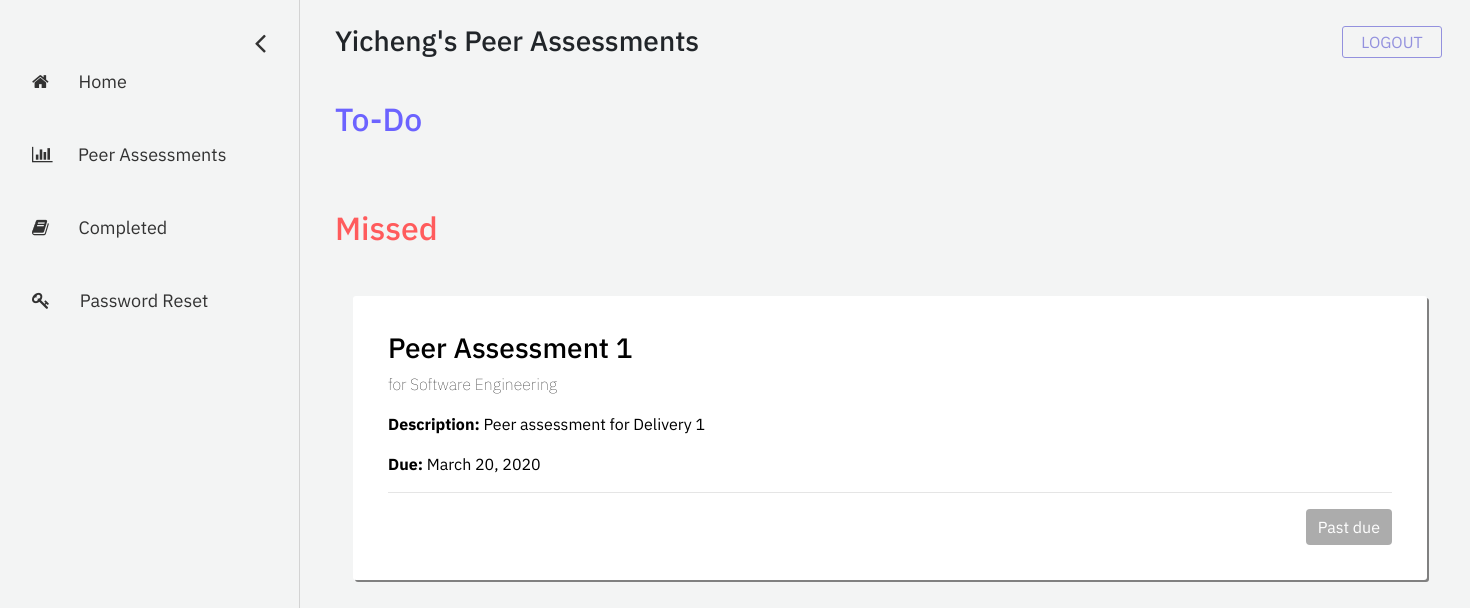
/student/peer-assessments (signed in), run on an earlier commit of the app's database.
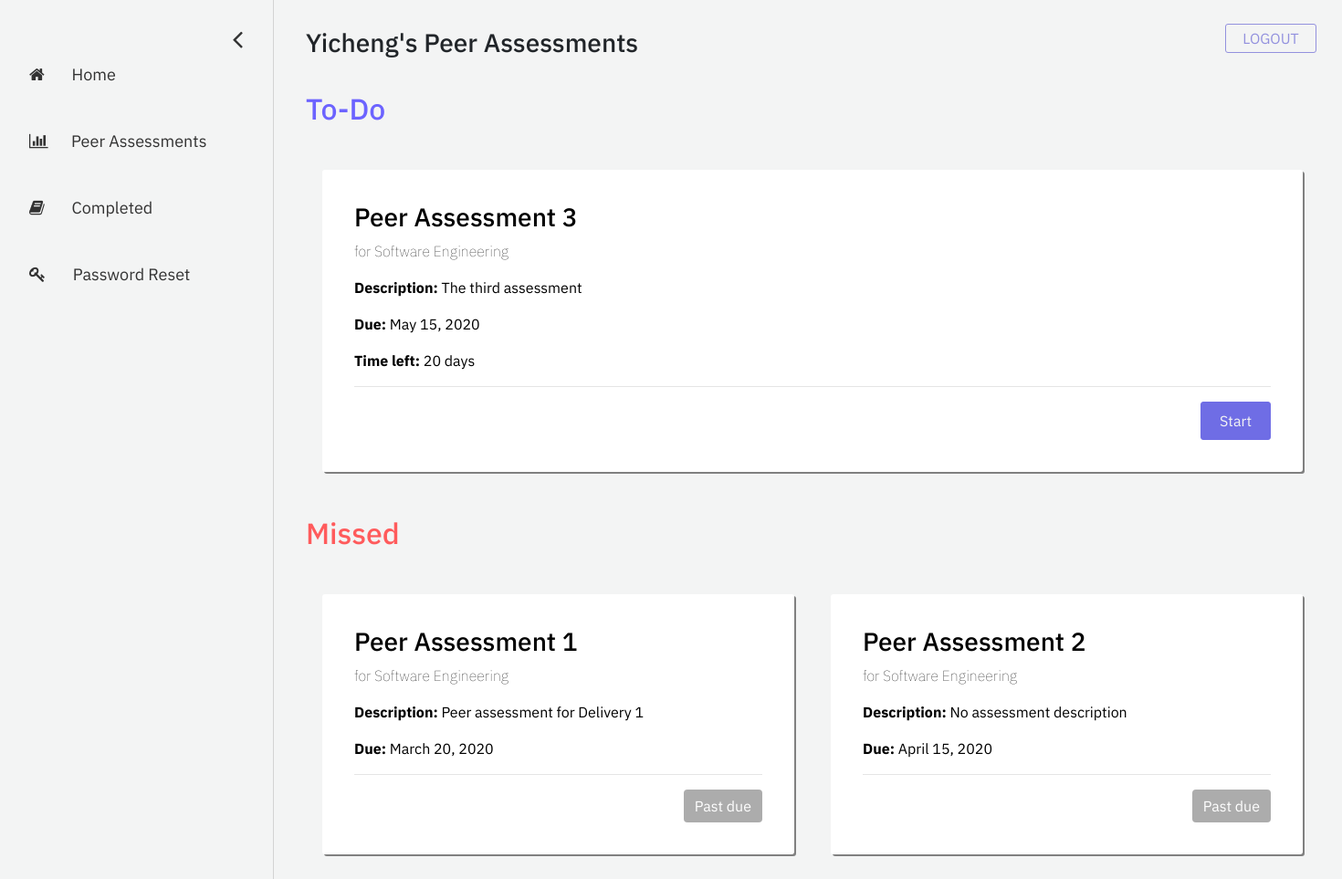
And on a later commit of the database.
### account/models.py (models this page shows, shortened)
class User(AbstractBaseUser, PermissionsMixin):
    email = models.EmailField(
        verbose_name=_('email address'), max_length=255, unique=True
    )
    first_name = models.CharField(_('first name'), max_length=30, blank=True)
    last_name = models.CharField(_('last name'), max_length=150, blank=True)
    eagle_id = models.CharField(max_length = 8, unique=True)
    is_student = models.BooleanField(
        _('student status'),
        default=False,
        help_text=_(
            'Shows whether this user is a student. '
        ),
    )
    is_instructor = models.BooleanField(
        _('instructor status'),
        default=False,
        help_text=_(
            'Shows whether this user is a instructor. '
        ),
    )
    is_active = models.BooleanField(
        _('active'),
        default=True,
        help_text=_(
            'Designates whether this user should be treated as active. '
            'Unselect this instead of deleting accounts.'
        ),
    )
    is_staff = models.BooleanField(
        _('admin status'),
        default=False,
        help_text=_(
            'Designates whether the user can log into this admin site.'
        ),
    )
    date_joined = models.DateTimeField(
        _('date joined'), default=timezone.now
    )
    objects = UserManager()
    USERNAME_FIELD = 'email'
    REQUIRED_FIELDS = ['first_name', 'last_name', 'eagle_id', 'is_student', 'is_instructor']

### assessment/models.py (models this page shows, shortened)
class Assessment(models.Model):
    name = models.CharField("assessment name", max_length=255)
    description = models.TextField("description", max_length=512, blank=True)
    date_created = models.DateTimeField("date created", auto_now_add=True)
    start_date = models.DateField("start date")
    end_date = models.DateField("end date")
    course = models.ForeignKey(Course, on_delete=models.CASCADE) # the course that this peer review belongs to
    questions = models.ManyToManyField(Question) # a set of Questions under this assessment
    answers = models.ManyToManyField(Answer) # a set of Answers under this assessment
    def time_left(self):
        time = str(self.end_date - datetime.datetime.now().date())
        return time[:time.find(',')]
    def is_missed(self):
        time = str(self.end_date - datetime.datetime.now().date())
        if time[0] == '-':
            return True
        return False

### registration/models.py (models this page shows, shortened)
class Course(models.Model):
    course_name = models.CharField("course name", max_length=60)
    course_code = models.IntegerField("course code")
    section_number = models.SmallIntegerField("section number")
    year = models.SmallIntegerField("year of realization")
    semester_choices = (
        ('S', 'Spring'),
        ('F', 'Fall'),
    )
    semester = models.CharField("semester of realization", max_length = 1, choices = semester_choices)
    professors = models.ManyToManyField(User)
    students = models.ManyToManyField(User, related_name="students")

### eval_student/views.py (the view)
# urls.py: path('peer-assessments', views.peer_assessments, name='peer-assessments'),
def peer_assessments(request):
    assessment_list = Assessment.objects.all()
    filtered_list = []
    for i in assessment_list:
       if  request.user in i.course.students.all():
           filtered_list.append(i)
    context = {
        'assessment_list': filtered_list,
    }
    return render(request, 'eval_student/peer-assessments.html', context=context)

### eval_student/templates/eval_student/peer-assessments.html (shortened to what this page needs)
{% extends 'eval_student/base-sidebar.html'%}
{% load static %}
{% block content%}
<div id="main">
	<div class="container title-box">
		<h3>{{ user.first_name }}'s Peer Assessments</h3>
	</div>
	<div class="container">
		<h2 style="color: #6C63FF; margin-bottom: 0;">To-Do</h2>
		{% if assessment_list|length > 0 %}
			<div class="row">
				{% for assessment in assessment_list %}
					{% if not assessment.is_missed %}
						<div class="col grid-box">
							<h3> {{ assessment.name }} </h3>
							<p style="font-weight: 20;"> for {{ assessment.course.course_name }}</p>
							{% if assessment.description != '' %}
								<p><b>Description:</b> {{ assessment.description }}</p>
							{% else %}
								<p><b>Description:</b> No assessment description</p>
							{% endif %}
							<p> <b>Due:</b> {{ assessment.end_date }}</p>
							<p> <b>Time left:</b> {{ assessment.time_left }}</p>
							<hr>
							<form>
								<button formaction="{% url 'answer-assessment' assessment_id=assessment.id %}" class="btn btn-primary buttons purple float-right">Start</button>
							</form>
						</div>
					{% endif %}
				{% endfor %}
			</div>
		{% else %}
			<p>No peer assessment available.</p>
		{% endif %}
	</div>
	<div class="container">
		<h2 style="color: rgb(255, 91, 92); margin-bottom: 0;">Missed</h2>
			{% if assessment_list|length > 0 %}
				<div class="row">
					{% for assessment in assessment_list %}
						{% if assessment.is_missed %}
							<div class="col grid-box">
								<h3> {{ assessment.name }} </h3>
								<p style="font-weight: 20;"> for {{ assessment.course.course_name }}</p>
								{% if assessment.description != '' %}
									<p><b>Description:</b> {{ assessment.description }}</p>
								{% else %}
									<p><b>Description:</b> No assessment description</p>
								{% endif %}
								<p> <b>Due:</b> {{ assessment.end_date }}</p>
								<hr>
								<button type="submit" style="background-color: gray; border: gray;" class="btn btn-primary float-right" disabled>Past due</button>
							</div>
						{% endif %}
					{% endfor %}
				</div>
			{% else %}
				<p>No peer assessment available.</p>
			{% endif %}
	</div>
</div>
{% endblock %}

### eval_student/templates/eval_student/base-sidebar.html (shortened to what this page needs)
<!doctype html>
<html lang="en">
  <head>
	{% load static %}
    <link rel="stylesheet" href="https://stackpath.bootstrapcdn.com/bootstrap/4.4.1/css/bootstrap.min.css">
	<link rel="stylesheet" href="https://cdnjs.cloudflare.com/ajax/libs/font-awesome/4.7.0/css/font-awesome.min.css">
	<link rel="stylesheet" href="{% static 'eval_student/css/base-sidebar.css' %}">
	<link rel="stylesheet" href="{% static 'eval_student/css/peer-assessments.css' %}">
	<link rel="stylesheet" href="{% static 'eval_student/css/completed-assessments.css' %}">
  </head>
<body>
	<div id="mySidenav" class="sidenav">
		<a href="javascript:void(0)" class="closebtn" onclick="closeNav()"><i class = "fa fa-angle-left"></i></a>
		<a href="{% url 'student-dashboard' %}">
			<i class = "fa fa-home"></i> &nbsp;&nbsp;&nbsp;&nbsp;&nbsp;&nbsp;Home
		</a>
		<a href="{% url 'peer-assessments' %}">
            <i class = "fa fa-bar-chart"></i> &nbsp;&nbsp;&nbsp;&nbsp;&nbsp;Peer Assessments
        </a>
		<a href="{% url 'completed-assessments' %}">
			<i class = "fa fa-book"></i> &nbsp;&nbsp;&nbsp;&nbsp;&nbsp;&nbsp;Completed
		</a>
		<a href="{% url 'password-reset' %}">
			<i class = "fa fa-key"></i> &nbsp;&nbsp;&nbsp;&nbsp;&nbsp;&nbsp;Password Reset
		</a>
	</div>
	<span class="menu" style="font-size:20px;cursor:pointer" onclick="openNav()">&nbsp;&nbsp;Menu</span>
	<div class="logout_btn_container">
		<a href = "{% url 'log_out' %}" class="logout-btn">LOGOUT</a>
	</div>
    {% block content%}
    {% endblock %}
</body>
</html>

### eval_student/static/eval_student/css/base-sidebar.css (style rules this page uses)
body { font-family: 'IBM Plex Sans', sans-serif; background-color: #f3f4f4; }
.sidenav { height: 100%; width: 0px; position: fixed; z-index: 1; top: 0; left: 0; background-color: #f3f4f4; overflow-x: hidden; padding-top: 60px; transition: 0.5s; border-right: 1px solid lightgray; }
.sidenav a { padding: 8px 8px 8px 32px; text-decoration: none; font-size: 18px; color: #323232; display: block; transition: 0.3s; margin-bottom: 30px; }
.sidenav .closebtn { position: absolute; top: 0; right: 25px; font-size: 32px; margin-left: 50px; margin-bottom: 100px; margin-top: 10px; }
#main { transition: margin-left .5s; padding: 20px; }
.menu { top: 0px; left: 15px; font-size: 5px; position: relative; line-height: 80px; padding: 8px; -moz-border-radius: 100px; border-radius: 100px; text-align: center; }
.logout-btn { position: absolute; top: 26px; right: 28px; -webkit-border-radius: 3px; -moz-border-radius: 3px; border-radius: 3px; border: 1px solid #9391de; height: 0px; line-height: 0px; color: #9391de; font-size: 16px; padding: 15px; background-color: #f3f4f4; display: inline-block; cursor: pointer; text-align: center; width: 100px; text-decoration: none; }
.row { position: relative; top: 20px; padding: 8px; margin-top: 10px; margin-bottom: 45px; }
.col { position: relative; width: 60px; background-color: white; padding: 8px; margin-left: 25px; margin-right: 25px; border-radius: 3px; box-shadow: 0.5px 0.5px; }
.buttons { -webkit-border-radius: 3px; -moz-border-radius: 3px; border-radius: 3px; line-height: 0px; color: #f3f4f4; padding: 20px; display: inline-block; cursor: pointer; text-align: center; text-decoration: none; }
.purple { border: 1px solid #6f6de5; background-color: #6f6de5; }

### eval_student/static/eval_student/css/peer-assessments.css (style rules this page uses)
.title-box { position: absolute; top: 3%; margin-bottom: 3%; }
.grid-box { width: 98% !important; background-color: white; color: black; padding: 35px; margin-top: 10px; margin-right: 15px; margin-bottom: 15px; border-radius: 3px; box-shadow: 2px 2px grey; }

What changed in the data, as far as the page shows it:
added Assessment: name "Peer Assessment 3", course.course_name "Software Engineering", description "The third assessment", end_date "May 15, 2020", time_left "20 days", shown under "To-Do"
added Assessment: name "Peer Assessment 2", course.course_name "Software Engineering", shows "Description:", description "No assessment description", end_date "April 15, 2020", shown under "Missed"
